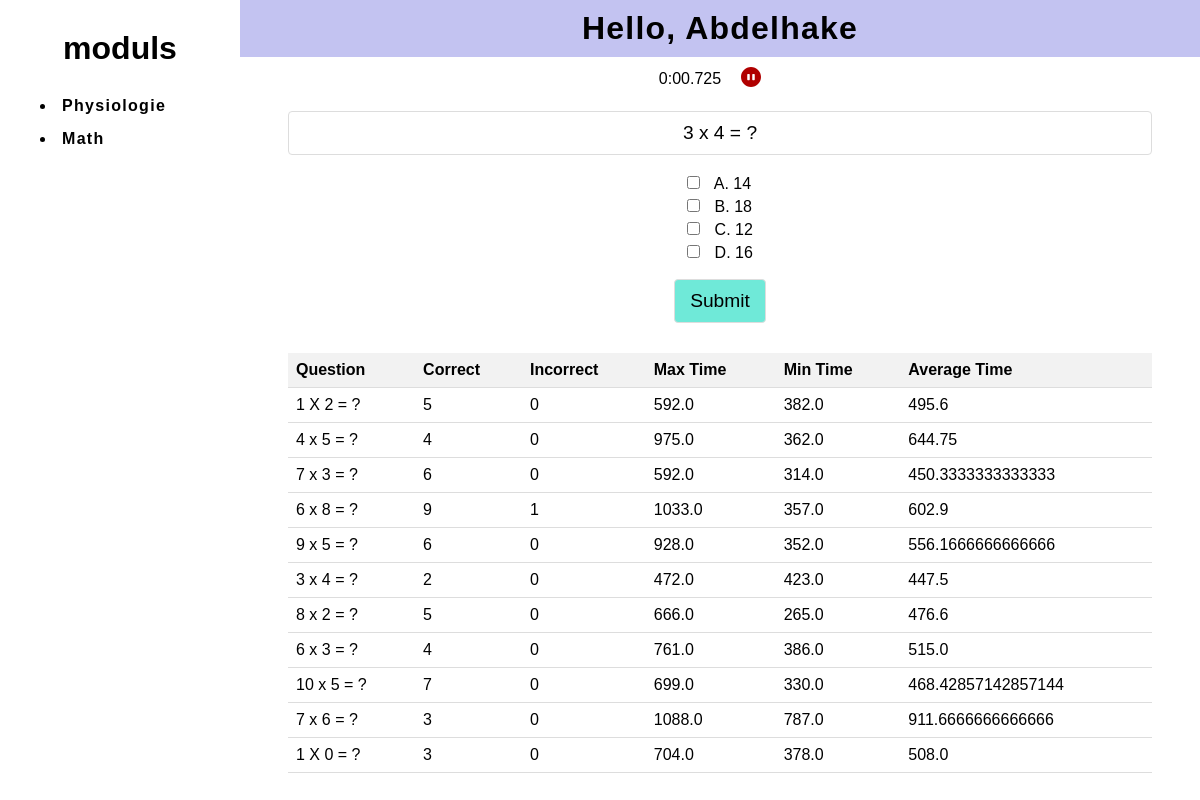
Screenshot of /module/Math/courses/multuplication one number with the database file from the repository.
### app/models.py (models this page shows, shortened)
class Module(models.Model):
    name = models.CharField(max_length=100)

class Student(models.Model):
    student_id = models.IntegerField()
    user_name = models.CharField(max_length=100)
    password = models.CharField(max_length=100)
    name = models.CharField(max_length=100)

### app/views.py (the view, shortened to what this page needs)
def prepare_exam(request, module_name, course_name):
    global questions, sampler, context
    questions, sampler, arm, question, possible_choses = init_variables(module_name, course_name, std, function=0)
    context = {
        "courses": get_courses(),
        "question": question,
        "possible_choses": add_upper_alpha(
            random.sample(possible_choses, len(possible_choses))
        ),
        "arm": arm,
        "feedback": [0, ""],
        "results": get_stats(sampler, questions),
        "student": std.student.name,
        "state": True,
        'answer': []
    }
    return render(
        request,
        "q_learning_tmp.html",
        context=context,
    )

### app/classes/functions.py (called while the page is built)
def get_courses()-> dict:
    modules : list = list(Module.objects.filter())
    courses : dict = {}
    for module in modules:
        courses[module.name] = []
        for course in list(Course.objects.filter(module=module)):
            courses[module.name].append(course.name)
    return courses

def get_data_from_db(module, course, type) -> list:
    module_model : Module = Module.objects.get(name=module)
    course_model : Course = Course.objects.get(name=course, module=module_model)
    questions : Question = Question.objects.get(course=course_model, question_type=type)
    questions_list : list = []
    for question in json.loads(questions.question):
        question_text = question["question"]
        possible_choses = list(question["choices"])
        answer = list(question["answers"])
        questions_list.append(
            {
                "question": question_text,
                "possible_choses": possible_choses,
                "correct_answer": answer,
            }
        )
    return questions_list

def get_stats(sampler, questions):
    results = []
    for i, q in enumerate(questions):
        incorrect = sampler.failures[i]
        correct = sampler.successes[i]
        times = sampler.times[i]
        total_time = sum(times)
        avg_time = total_time / len(times) if times else 0
        results.append(
            {
                "question": q["question"],
                "correct": correct,
                "incorrect": incorrect,
                "max_time": max(times) if times else 0,
                "min_time": min(times) if times else 0,
                "average_time": avg_time,
            }
        )
    return results

def init_variables(module_name, course_name, std, type = "qcm", function = 1):
    questions = get_data_from_db(module_name, course_name,type)
    std.student_course_reward = Student_Course_Reward.objects.get_or_create(
        student=std.student, course=Course.objects.get(name=course_name)
    )[0]
    sampler = Q_learning(questions,std) if function == 1 else ThompsonSampler(questions, std)
    arm = sampler.select_action()
    question = questions[arm]["question"]
    possible_choses = list(questions[arm]["possible_choses"])
    return questions,sampler,arm,question,possible_choses

### app/templatetags/custom_filters.py (called while the page is built)
@register.filter
def concat(value, arg):
    return str(arg) + str(value)

### templates/q_learning_tmp.html (shortened to what this page needs)
{% extends "base/base.html" %}
{% load custom_filters %}
{% load static %}
{% block styles_content %}
    <link rel="stylesheet" href="{% static 'css/exam.css' %}">
{% endblock styles_content %}
{% block body_conten %}
    {% if state %}
    <div class="container">
        <div class="timer">
            <div id="timer">00:00.000</div>
            <div id="control">
            </div>
        </div>
    </div>
    {% endif %}
    <form class= 'form' method="POST" >
        <p class="question">{{ question }}</p>
        <div class="choises">
            <ul>
                {% for chose in possible_choses %}
                {% if  state %}
                <li class="chois">
                    <input type="checkbox" id={{chose.value|concat:"chios"}} name="answer[]" value={{chose.value}}>
                    <label for={{chose.value|concat:"chios"}} class="chios-item">{{chose.text}}</label><br>
                </li>
                {% else %}
                <li class="chois">
                    <input type="checkbox" id={{chose.value|concat:"chios"}} name="answer[]" {% if chose.value|in_list:answer %}checked{% endif %} value={{chose.value}} disabled>
                    <label for={{chose.value|concat:"chios"}} class="chios-item">{{chose.text}}</label><br>
                </li>
                {% endif %}
                {% endfor %}
            </ul>
        </div>
        {% if state %}
        <input type="submit" id="submit" name="submit"  value="Submit">
        {% else %}
        <input type="submit" id="submit" name="submit"  value="next">
        {% endif %}
    </form>
    {% if feedback %}
        {% if feedback.0 == 0 %}
        <p class="feedback-success">{{ feedback.1.0}}</p>
        {% endif %}
    {% endif %}
    <table>
        <thead>
            <tr>
                <th>Question</th>
                <th>Correct</th>
                <th>Incorrect</th>
                <th>Max Time</th>
                <th>Min Time</th>
                <th>Average Time</th>
            </tr>
        </thead>
        <tbody>
            {% for result in results %}
            <tr>
                <td> {{ result.question }}</td>
                <td> {{ result.correct }}</td>
                <td> {{ result.incorrect }}</td>
                <td> {{ result.max_time }}</td>
                <td> {{ result.min_time }}</td>
                <td> {{ result.average_time }}</td>
            </tr>
            {% endfor %}
        </tbody>
    </table>
{% endblock body_conten %}

### templates/base/left_side.html
<div class="moduls">
        <h1 class="title">moduls</h1>
        <ul class="items">
          {% for key,val in courses.items %}
           <li class="module_link"><a href="{% url 'module' module_name=key %}"><span>{{key}}</a></span></li>
          {% endfor %}
        </ul>
      </div>

### templates/base/top_right_side.html
<div class="user">
          <h1>Hello, {{student}}</h1>
</div>

### static/css/base.css (style rules this page uses)
* { margin: 0; padding: 0; box-sizing: border-box; text-decoration: none; list-style: none; color: black }

### static/css/cours_list.css (style rules this page uses)
li.module_link { margin-bottom: 15px; text-transform: capitalize; font-weight: bold; letter-spacing: 1.3px; list-style: inside; padding-left: 20px; cursor: pointer; }
.user { padding: 10px 0; text-transform: capitalize; letter-spacing: 1.2px; }
.moduls { width: 300px; display: flex; flex-direction: column; }
.moduls .title { text-align: center; margin: 30px 0; }
.moduls .items { margin: 0 20px; }
.user { background-color: rgb(195, 195, 241); }

### static/css/exam.css (style rules this page uses)
body { font-family: Arial, sans-serif; }
.container { margin: 0 auto; padding: 10px; display: flex; flex-direction: column; align-items: center; }
h1 { text-align: center; }
#control svg { width: 20px; height: 20px; fill: black; }
.question { font-size: 1.2rem; border: 1px solid #ddd; border-radius: 4px; width: 90%; text-align: center; margin: 10px auto; padding: 10px; }
.form { display: flex; flex-direction: column; justify-content: center; align-items: center; width: 100%; margin: 0 auto; }
.choises { padding: 10px; margin: 0 auto; }
.timer { display: flex; align-items: center; }
.chois:last-child { margin-bottom: 7px; }
.chois { margin-bottom: 5px; }
input[type="number"], input[type="submit"], button { padding: 10px 15px; margin-bottom: 10px; border-radius: 4px; border: 1px solid #ddd; }
#timer { font-size: 1rem; }
#control { margin: 0 10px; border: none; background: none; }
input[type="submit"], button { background-color: rgb(111, 233, 216); color: black; font-size: 1.2rem; cursor: pointer; }
.feedback-success { font-size: 1.2rem; font-weight: bold; text-align: center; padding: 10px; color: green; }
table { border-collapse: collapse; width: 90%; height: 400px; overflow: auto; margin: 0 auto; }
th, td { padding: 8px; text-align: left; border-bottom: 1px solid #ddd; }
th { background-color: #f2f2f2; }
li.chois input { margin-right: 10px; }

### rows the page displays
Module: courses "Physiologie"
Module: courses "Math"
Student: name "Abdelhake"

### other values shown
{{ question }} "3 x 4 = ?"
{{ chose.text }} "A. 14" "B. 18" "C. 12" "D. 16"
{{ result.question }} "1 X 2 = ?" "4 x 5 = ?" "7 x 3 = ?" "6 x 8 = ?" "9 x 5 = ?" "3 x 4 = ?" "8 x 2 = ?" "6 x 3 = ?" "10 x 5 = ?" "7 x 6 = ?" "1 X 0 = ?"
{{ result.correct }} "5" "4" "6" "9" "6" "2" "5" "4" "7" "3" "3"
{{ result.incorrect }} "0" "0" "0" "1" "0" "0" "0" "0" "0" "0" "0"
{{ result.max_time }} "592.0" "975.0" "592.0" "1033.0" "928.0" "472.0" "666.0" "761.0" "699.0" "1088.0" "704.0"
{{ result.min_time }} "382.0" "362.0" "314.0" "357.0" "352.0" "423.0" "265.0" "386.0" "330.0" "787.0" "378.0"
{{ result.average_time }} "495.6" "644.75" "450.3333333333333" "602.9" "556.1666666666666" "447.5" "476.6" "515.0" "468.42857142857144" "911.6666666666666" "508.0"
